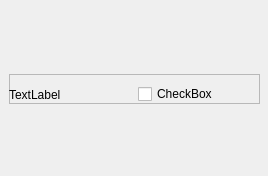
<?xml version="1.0" encoding="UTF-8"?>
<ui version="4.0">
 <class>EffectsWidget</class>
 <widget class="QWidget" name="EffectsWidget">
  <property name="geometry">
   <rect>
    <x>0</x>
    <y>0</y>
    <width>268</width>
    <height>176</height>
   </rect>
  </property>
  <property name="windowTitle">
   <string>Form</string>
  </property>
  <widget class="QWidget" name="verticalLayoutWidget">
   <property name="geometry">
    <rect>
     <x>9</x>
     <y>9</y>
     <width>251</width>
     <height>161</height>
    </rect>
   </property>
   <layout class="QVBoxLayout" name="verticalLayout">
    <item>
     <widget class="QFrame" name="frame">
      <property name="maximumSize">
       <size>
        <width>16777215</width>
        <height>30</height>
       </size>
      </property>
      <property name="frameShape">
       <enum>QFrame::Shape::StyledPanel</enum>
      </property>
      <property name="frameShadow">
       <enum>QFrame::Shadow::Raised</enum>
      </property>
      <widget class="QWidget" name="horizontalLayoutWidget">
       <property name="geometry">
        <rect>
         <x>0</x>
         <y>0</y>
         <width>251</width>
         <height>41</height>
        </rect>
       </property>
       <layout class="QHBoxLayout" name="horizontalLayout">
        <item>
         <widget class="QLabel" name="label">
          <property name="text">
           <string>TextLabel</string>
          </property>
         </widget>
        </item>
        <item>
         <widget class="QCheckBox" name="checkBox">
          <property name="text">
           <string>CheckBox</string>
          </property>
         </widget>
        </item>
       </layout>
      </widget>
     </widget>
    </item>
    <item>
     <layout class="QVBoxLayout" name="verticalLayout_2"/>
    </item>
   </layout>
  </widget>
 </widget>
 <resources/>
 <connections/>
</ui>
